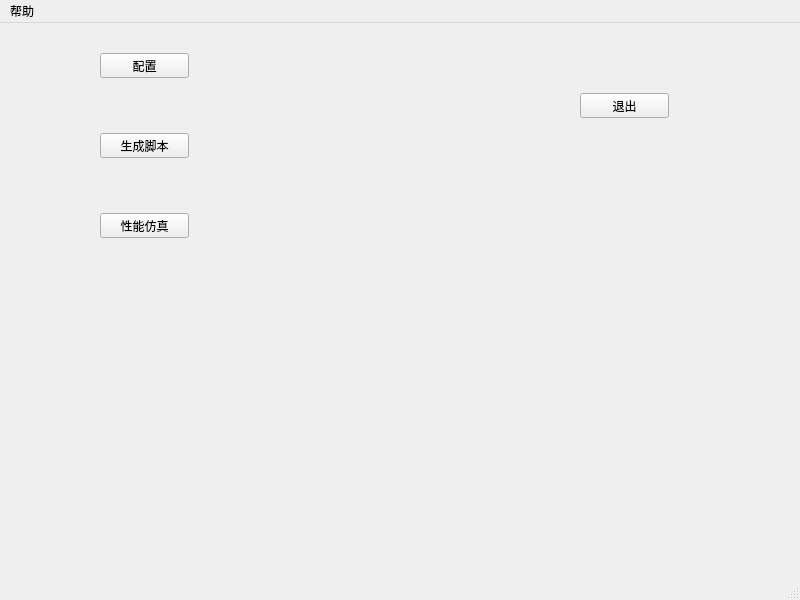
<?xml version="1.0" encoding="UTF-8"?>
<ui version="4.0">
 <class>MainPage</class>
 <widget class="QMainWindow" name="MainPage">
  <property name="geometry">
   <rect>
    <x>0</x>
    <y>0</y>
    <width>800</width>
    <height>600</height>
   </rect>
  </property>
  <property name="windowTitle">
   <string>MainWindow</string>
  </property>
  <widget class="QWidget" name="centralwidget">
   <widget class="QPushButton" name="exit_button">
    <property name="geometry">
     <rect>
      <x>580</x>
      <y>70</y>
      <width>89</width>
      <height>25</height>
     </rect>
    </property>
    <property name="text">
     <string>退出</string>
    </property>
   </widget>
   <widget class="QPushButton" name="conf_button">
    <property name="geometry">
     <rect>
      <x>100</x>
      <y>30</y>
      <width>89</width>
      <height>25</height>
     </rect>
    </property>
    <property name="text">
     <string>配置</string>
    </property>
   </widget>
   <widget class="QPushButton" name="gen_button">
    <property name="geometry">
     <rect>
      <x>100</x>
      <y>110</y>
      <width>89</width>
      <height>25</height>
     </rect>
    </property>
    <property name="text">
     <string>生成脚本</string>
    </property>
   </widget>
   <widget class="QPushButton" name="sim_button">
    <property name="geometry">
     <rect>
      <x>100</x>
      <y>190</y>
      <width>89</width>
      <height>25</height>
     </rect>
    </property>
    <property name="text">
     <string>性能仿真</string>
    </property>
   </widget>
  </widget>
  <widget class="QMenuBar" name="menubar">
   <property name="geometry">
    <rect>
     <x>0</x>
     <y>0</y>
     <width>800</width>
     <height>28</height>
    </rect>
   </property>
   <widget class="QMenu" name="menu">
    <property name="title">
     <string>帮助</string>
    </property>
    <addaction name="action"/>
   </widget>
   <addaction name="menu"/>
  </widget>
  <widget class="QStatusBar" name="statusbar"/>
  <action name="action">
   <property name="text">
    <string>关于</string>
   </property>
  </action>
 </widget>
 <resources/>
 <connections/>
</ui>
